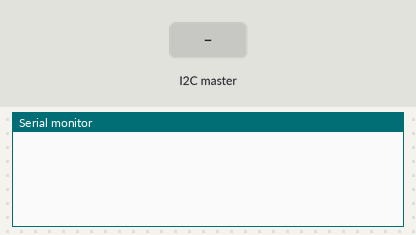
Recording of a sketch running on a simulated Arduino Uno, built with avr-gcc and run on an emulated ATmega328P. On the bench: the last lines printed to the serial monitor. Inputs (shaded band) come from the test bench.

Above: at 1.2 s.
1.3 s: the I2C master sends "a"
At 2.4 s:
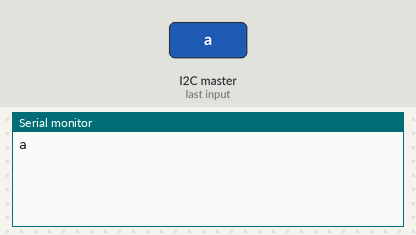
2.8 s: the I2C master sends "e"
At 3.5 s:
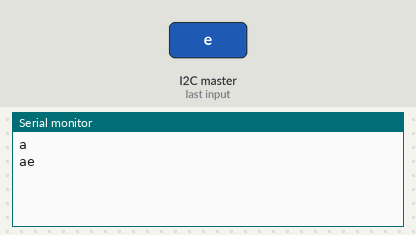
4.3 s: the I2C master sends "i"
At 4.7 s:
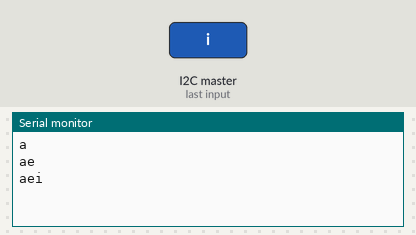
5.8 s: the I2C master sends "o"
At 7.0 s:
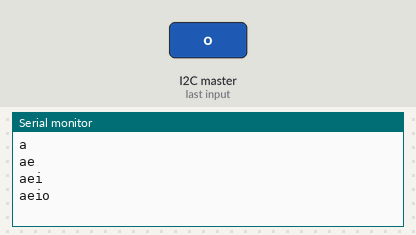
7.3 s: the I2C master sends "u"
At 8.2 s:
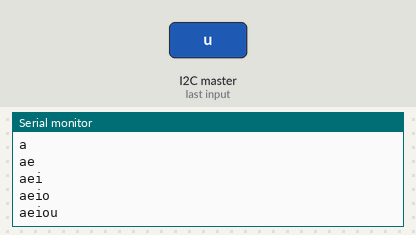
8.8 s: the I2C master sends "a"
At 9.3 s:
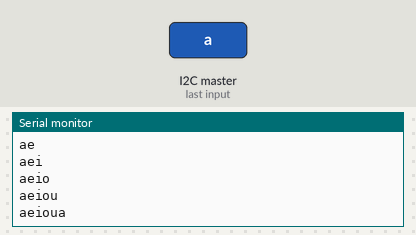

Measured:
- after the input at 1.3 s, the serial monitor: prints a new line at once (image 1)
- after the input at 2.8 s, the serial monitor: prints a new line at once (image 2)
- after the input at 4.3 s, the serial monitor: prints a new line at once (image 3)
- after the input at 5.8 s, the serial monitor: prints a new line at once (image 4)
- after the input at 7.3 s, the serial monitor: prints a new line at once (image 5)
- after the input at 8.8 s, the serial monitor: prints a new line at once (image 6)

The sketch:

RamirezPaul_Ejercicio3_Esclavo.ino
```cpp
/*
 *Esclavo
 *Autor: Ramirez Paul
 *
*/

#include <Wire.h>
String salida;
String salida2;
String dato2;
char vocales[5];
char aux;

void setup() {
  Wire.begin(4);//indica que es el escalvo y se le da la posicion 4
  Serial.begin(9600);//inicializa comunicacion serial
  Wire.onReceive(receiveEvent);//recibir transmision de datos
  Wire.onRequest(requestEvent);//mensaje de respuesta


}

void loop() {
  delay(1000);
}


void receiveEvent(int bytes){//recibir transmision de datos
  //mientras haya bytes para ser leidos
  while(Wire.available()){
    char dato=Wire.read();//dato que se lee de la transmion
    switch(dato){//codificacion de los bytes ingresados
      case 'a':
      salida=salida+"a";
      break;
      case 'e':
      salida=salida+"e";
      break;
      case 'i':
      salida=salida+"i";
      break;
      case 'o':
      salida=salida+"o";
      break;
      case 'u':
      salida=salida+"u";
      break;


    }

  }
  //impresion por comunicacion serial
  Serial.println(salida);
  if(Serial.available()>0){//verifica si hay dato en la terminal
    salida2=Serial.read();//lee el dato en la termianal
  }

}

void requestEvent(){//evento de respuesta a la comunicacion
  //si existe algun dato en la terminal virtual
  if(Serial.available()>0){//verifica la informacion en la terminal
    char dato2=Serial.read();//lee el dato requerido
    Wire.beginTransmission(4);//inicia transmision con posicion 4
    Wire.write(dato2);//escribe el dato a enviar
    Wire.endTransmission();//finalizar transmision

  }
  for(int i=0;i<4;i++){
    dato2=vocales[i];
  }
  Serial.println(dato2);
}
```
